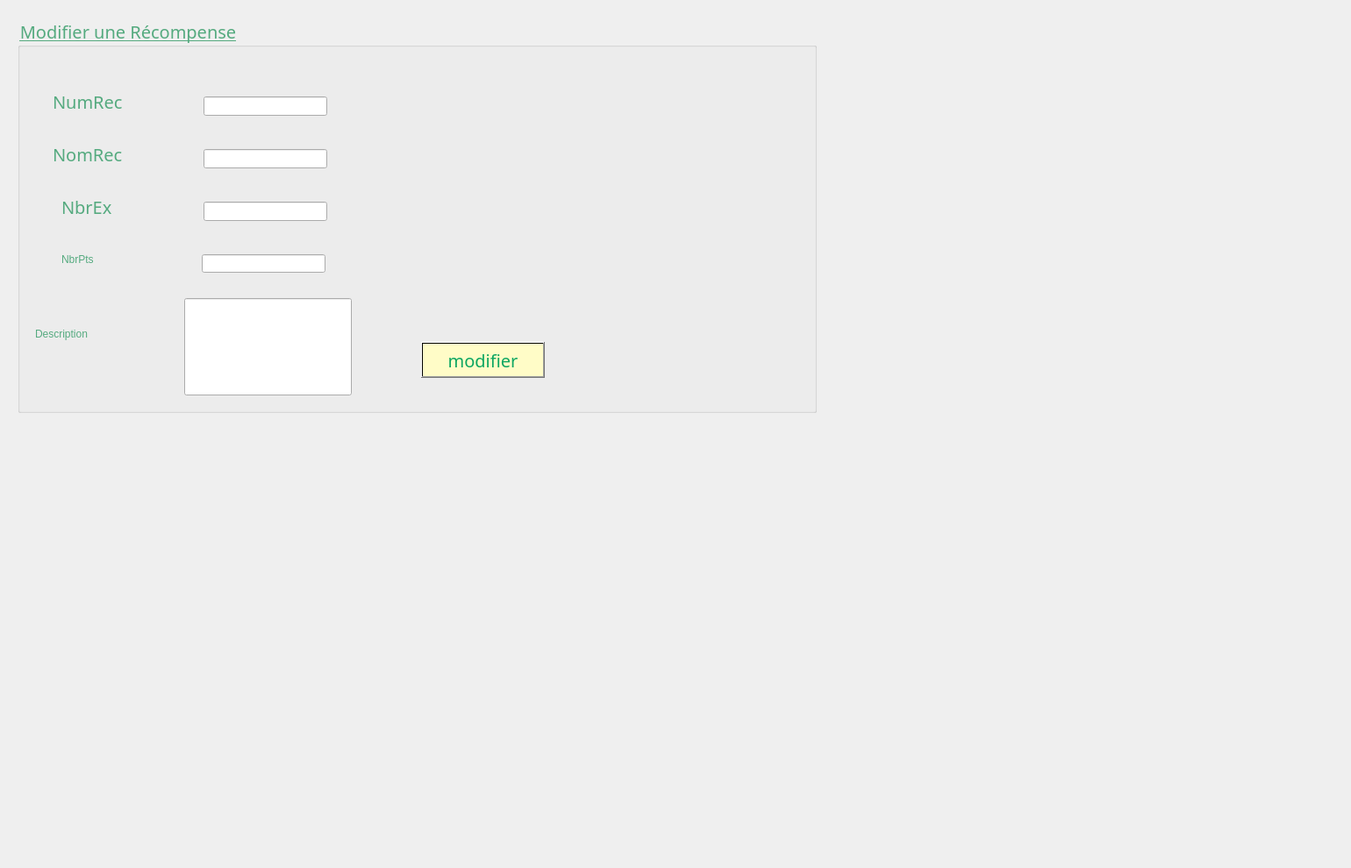
        <widget class="QWidget" name="modifiercong">
         <attribute name="title">
          <string>Modifier</string>
         </attribute>
         <widget class="QLabel" name="label_photo_17">
          <property name="geometry">
           <rect>
            <x>-130</x>
            <y>-70</y>
            <width>1531</width>
            <height>981</height>
           </rect>
          </property>
          <property name="text">
           <string/>
          </property>
          <property name="pixmap">
           <pixmap>../../smartshop2A18-gestion-employ-scong-s/Valentine's_Day_Sweets_Roses_Cupcake_Three_3_Heart_540910_1280x853.jpg</pixmap>
          </property>
         </widget>
         <widget class="QGroupBox" name="modif_Rec">
          <property name="geometry">
           <rect>
            <x>20</x>
            <y>20</y>
            <width>911</width>
            <height>451</height>
           </rect>
          </property>
          <property name="font">
           <font>
            <family>Rockwell</family>
            <pointsize>15</pointsize>
            <weight>50</weight>
            <italic>false</italic>
            <bold>false</bold>
            <underline>true</underline>
           </font>
          </property>
          <property name="styleSheet">
           <string notr="true">color:rgb(85, 170, 127);</string>
          </property>
          <property name="title">
           <string>Modifier une Récompense</string>
          </property>
          <property name="flat">
           <bool>false</bool>
          </property>
          <property name="checkable">
           <bool>false</bool>
          </property>
          <widget class="QLabel" name="label_duree_2">
           <property name="geometry">
            <rect>
             <x>50</x>
             <y>200</y>
             <width>91</width>
             <height>31</height>
            </rect>
           </property>
           <property name="font">
            <font>
             <family>Rockwell</family>
             <pointsize>15</pointsize>
             <weight>50</weight>
             <italic>false</italic>
             <bold>false</bold>
            </font>
           </property>
           <property name="text">
            <string>NbrEx</string>
           </property>
          </widget>
          <widget class="QLabel" name="label_type_2">
           <property name="geometry">
            <rect>
             <x>40</x>
             <y>130</y>
             <width>141</width>
             <height>51</height>
            </rect>
           </property>
           <property name="font">
            <font>
             <family>Rockwell</family>
             <pointsize>15</pointsize>
             <weight>50</weight>
             <italic>false</italic>
             <bold>false</bold>
            </font>
           </property>
           <property name="text">
            <string>NomRec</string>
           </property>
          </widget>
          <widget class="QLabel" name="label_id_3">
           <property name="geometry">
            <rect>
             <x>40</x>
             <y>70</y>
             <width>121</width>
             <height>51</height>
            </rect>
           </property>
           <property name="font">
            <font>
             <family>Rockwell</family>
             <pointsize>15</pointsize>
             <weight>50</weight>
             <italic>false</italic>
             <bold>false</bold>
            </font>
           </property>
           <property name="text">
            <string>NumRec</string>
           </property>
          </widget>
          <widget class="QLabel" name="label_30">
           <property name="geometry">
            <rect>
             <x>50</x>
             <y>260</y>
             <width>101</width>
             <height>31</height>
            </rect>
           </property>
           <property name="text">
            <string>NbrPts</string>
           </property>
          </widget>
          <widget class="QLineEdit" name="nbrPts_2">
           <property name="geometry">
            <rect>
             <x>190</x>
             <y>320</y>
             <width>191</width>
             <height>111</height>
            </rect>
           </property>
          </widget>
          <widget class="QLabel" name="label_36">
           <property name="geometry">
            <rect>
             <x>20</x>
             <y>340</y>
             <width>151</width>
             <height>41</height>
            </rect>
           </property>
           <property name="text">
            <string>Description</string>
           </property>
          </widget>
          <widget class="QLineEdit" name="lineEdit_6">
           <property name="geometry">
            <rect>
             <x>210</x>
             <y>270</y>
             <width>141</width>
             <height>21</height>
            </rect>
           </property>
          </widget>
          <widget class="QPushButton" name="modifierRecompense">
           <property name="geometry">
            <rect>
             <x>460</x>
             <y>370</y>
             <width>141</width>
             <height>41</height>
            </rect>
           </property>
           <property name="font">
            <font>
             <family>Rockwell</family>
             <pointsize>15</pointsize>
             <weight>50</weight>
             <italic>false</italic>
             <bold>false</bold>
            </font>
           </property>
           <property name="autoFillBackground">
            <bool>false</bool>
           </property>
           <property name="styleSheet">
            <string notr="true">background-color: qlineargradient(spread:pad, x1:1, y1:0, x2:1, y2:0, stop:0.919598 rgba(255, 252, 199), stop:0.98 rgba(0, 0, 0, 255), stop:1 rgba(235, 148, 61, 255));
color:rgb(12, 166, 97);</string>
           </property>
           <property name="text">
            <string>modifier</string>
           </property>
          </widget>
          <widget class="QLineEdit" name="lineEdit_8">
           <property name="geometry">
            <rect>
             <x>212</x>
             <y>90</y>
             <width>141</width>
             <height>22</height>
            </rect>
           </property>
          </widget>
          <widget class="QLineEdit" name="nomRec">
           <property name="geometry">
            <rect>
             <x>212</x>
             <y>150</y>
             <width>141</width>
             <height>22</height>
            </rect>
           </property>
          </widget>
          <widget class="QLineEdit" name="nbrEx_2">
           <property name="geometry">
            <rect>
             <x>212</x>
             <y>210</y>
             <width>141</width>
             <height>22</height>
            </rect>
           </property>
          </widget>
         </widget>
         <widget class="QLabel" name="label_45">
          <property name="geometry">
           <rect>
            <x>0</x>
            <y>0</y>
            <width>961</width>
            <height>491</height>
           </rect>
          </property>
          <property name="styleSheet">
           <string notr="true">background-image: url(:/11.jpg);</string>
          </property>
          <property name="text">
           <string/>
          </property>
         </widget>
         <zorder>label_45</zorder>
         <zorder>label_photo_17</zorder>
         <zorder>modif_Rec</zorder>
        </widget>
